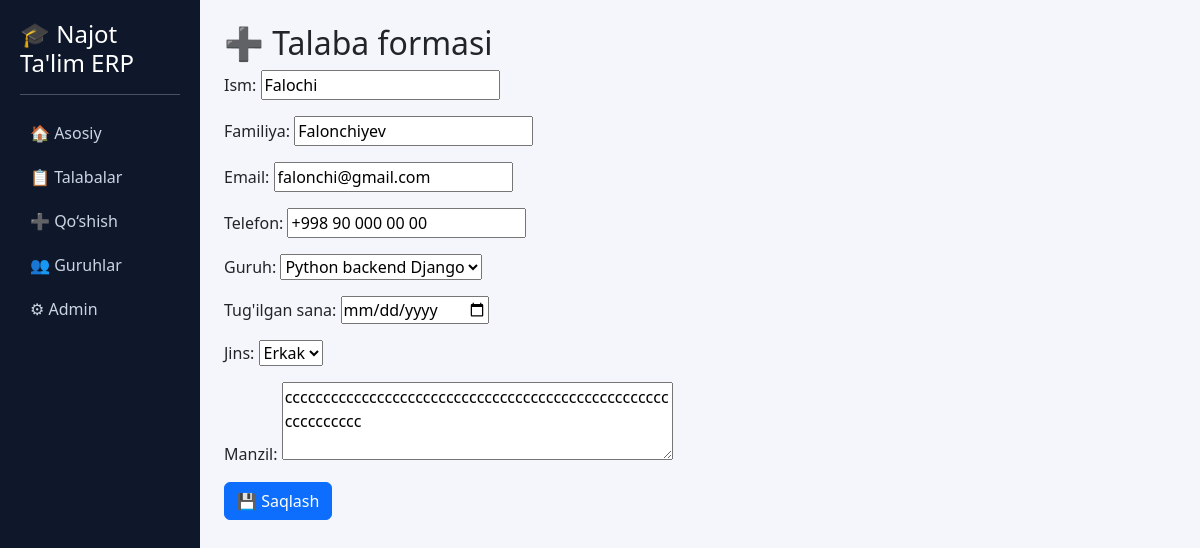
The page /4/tahrirlash/ on the database its author committed.
### main/models.py (models this page shows, shortened)
class Talaba(models.Model):
    JINS_CHOICES = [
        ('erkak', 'Erkak'),
        ('ayol', 'Ayol'),
    ]
    ism = models.CharField(max_length=100, verbose_name="Ism")
    familiya = models.CharField(max_length=100, verbose_name="Familiya")
    email = models.EmailField(unique=True, verbose_name="Email")
    telefon = models.CharField(max_length=20, blank=True, verbose_name="Telefon")
    guruh = models.ForeignKey(Guruh, on_delete=models.SET_NULL, null=True, blank=True, verbose_name="Guruh")
    tug_sanasi = models.DateField(null=True, blank=True, verbose_name="Tug'ilgan sana")
    jins = models.CharField(max_length=10, choices=JINS_CHOICES, default='erkak', verbose_name="Jins")
    manzil = models.TextField(blank=True, verbose_name="Manzil")
    yaratilgan = models.DateTimeField(auto_now_add=True)
    yangilangan = models.DateTimeField(auto_now=True)
    class Meta:
        verbose_name = "Talaba"
        verbose_name_plural = "Talabalar"
        ordering = ['familiya', 'ism']

### main/views.py (the view)
# urls.py: path('<int:pk>/tahrirlash/', views.talaba_tahrirlash, name='edit'),
def talaba_tahrirlash(request, pk):
    talaba = get_object_or_404(Talaba, pk=pk)
    if request.method == 'POST':
        form = TalabaForm(request.POST, instance=talaba)
        if form.is_valid():
            form.save()
            messages.success(request, "Talaba yangilandi!")
            return redirect('main:list')
    else:
        form = TalabaForm(instance=talaba)
    return render(request, 'main/forma.html', {'form': form})

### main/forms.py
class TalabaForm(forms.ModelForm):
    class Meta:
        model = Talaba
        fields = ['ism', 'familiya', 'email', 'telefon', 'guruh', 'tug_sanasi', 'jins', 'manzil']
        widgets = {
            'ism': forms.TextInput(attrs={'class': 'form-input', 'placeholder': "Ismni kiriting"}),
            'familiya': forms.TextInput(attrs={'class': 'form-input', 'placeholder': "Familiyani kiriting"}),
            'email': forms.EmailInput(attrs={'class': 'form-input', 'placeholder': "email@example.com"}),
            'telefon': forms.TextInput(attrs={'class': 'form-input', 'placeholder': "+998 90 123 45 67"}),
            'guruh': forms.Select(attrs={'class': 'form-input'}),
            'tug_sanasi': forms.DateInput(attrs={'class': 'form-input', 'type': 'date'}),
            'jins': forms.Select(attrs={'class': 'form-input'}),
            'manzil': forms.Textarea(attrs={'class': 'form-input', 'rows': 3, 'placeholder': "Manzilni kiriting"}),
        }
        labels = {
            'ism': 'Ism', 'familiya': 'Familiya', 'email': 'Email',
            'telefon': 'Telefon', 'guruh': 'Guruh',
            'tug_sanasi': "Tug'ilgan sana", 'jins': 'Jins', 'manzil': 'Manzil',
        }

### main/models.py (called while the page is built)
    def __str__(self):
        return self.nomi

### main/templates/main/forma.html (shortened to what this page needs)
{% extends 'main/base.html' %}
{% block content %}
<h2>➕ Talaba formasi</h2>
<form method="post">
    {{ form.as_p }}
    <button class="btn btn-primary">💾 Saqlash</button>
</form>
{% endblock %}

### main/templates/main/base.html (style rules this page uses)
body { background: #f4f6fb; font-family: 'Segoe UI', sans-serif; }

### rows shown on the page
Talaba: ism "Falochi", familiya "Falonchiyev", email "falonchi@gmail.com", telefon "+998 90 000 00 00", guruh "Python backend Django", jins "Erkak", manzil "cccccccccccccccccccccccccccccccccccccccccccccccccccccccccccc"
